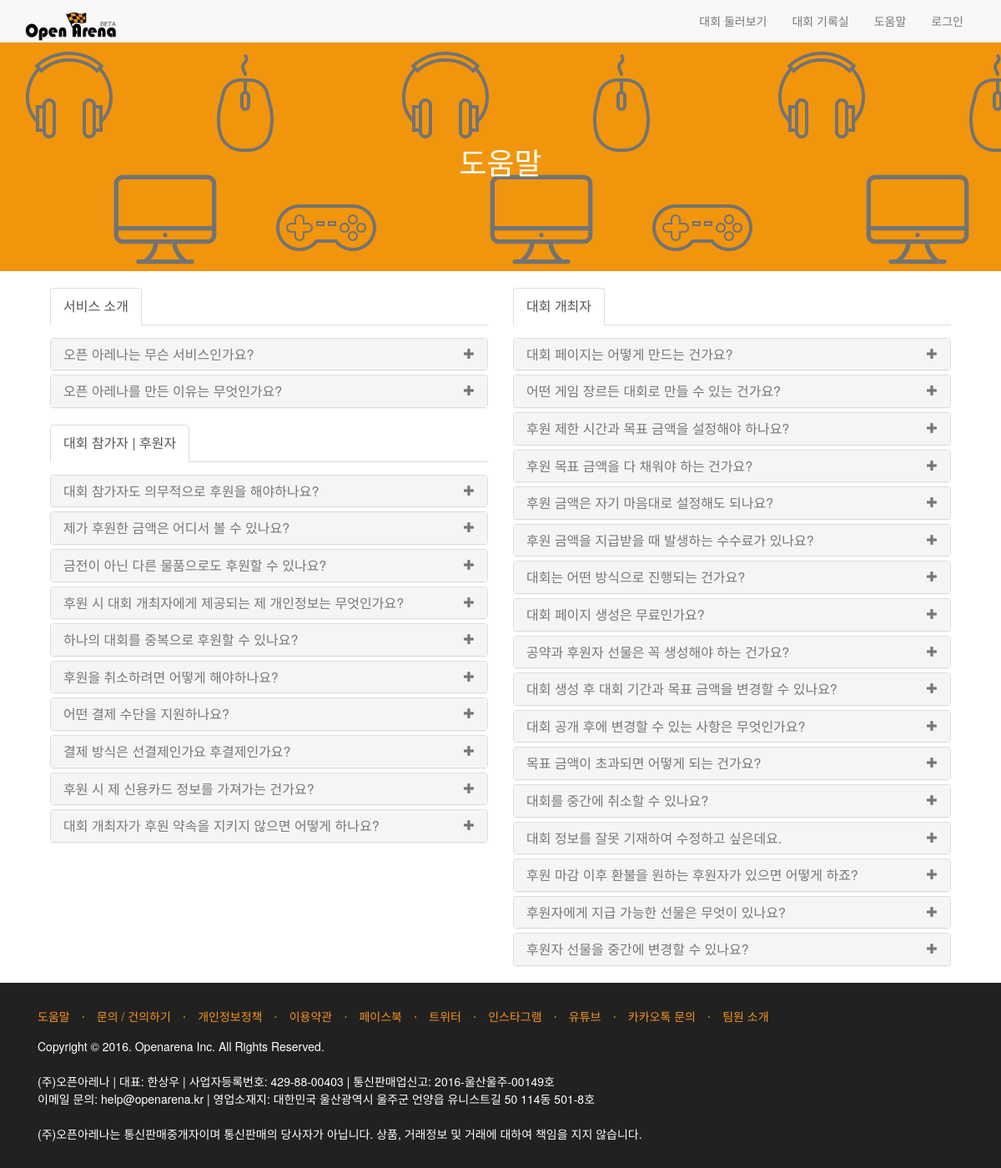
Screenshot of /help/ with the database file from the repository.
### main/models.py (models this page shows)
class Help(models.Model):
    id = models.AutoField(primary_key=True)
    type = models.CharField(max_length=200, default='')
    question = models.CharField(max_length=1000, default='')
    answer = summer_fields.SummernoteTextField()

### main/views.py (the view)
# urls.py: url(r'^help/$', views.help, name="help"),
def help(request):
    help_type1 = Help.objects.filter(type=1)
    help_type2 = Help.objects.filter(type=2)
    help_type3 = Help.objects.filter(type=3)
    return render(request, 'main/help.html', {'help_type1': help_type1,
                                              'help_type2': help_type2,
                                              'help_type3': help_type3})

### main/templates/main/help.html (shortened to what this page needs)
{% extends "main/base.html" %}
{% load staticfiles %}
{% block head %}
    <link rel="stylesheet" href="{% static 'css/custom_kyoungin.css' %}">
    <div class="head_empty"></div>
    <header class="help_head" style="background: url({% static 'img/q_cover.png' %});">
        <div class="help_head_inner">
            <h1 class="help_head_title">도움말</h1>
        </div>
    </header>
{% endblock %}
{% block content %}
    <div class="container">
        <div class="col-md-12 col-lg-12">
            <div class="col-md-6">
                <div>
                    <ul class="nav nav-tabs">
                        <li class="active"><a data-toggle="tab" style="font-size: 16px">서비스 소개</a></li>
                    </ul>
                    <div class="tab-content faq-cat-content">
                        <div class="tab-pane active in fade" id="faq-cat-1">
                            <div class="panel-group" id="accordion-cat-1">
                                {% if help_type1 %}
                                    {% for h1 in help_type1 %}
                                        <div class="panel panel-default panel-faq">
                                            <div class="panel-heading">
                                                <a data-toggle="collapse" data-parent="#accordion-cat-1" href="#tab1_question{{ forloop.counter }}">
                                                    <h4 class="panel-title">
                                                        {{ h1.question }}
                                                        <span class="pull-right"><i class="glyphicon glyphicon-plus"></i></span>
                                                    </h4>
                                                </a>
                                            </div>
                                        </div>
                                    {% endfor %}
                                {% endif %}
                            </div>
                        </div>
                    </div>
                </div>
                <div>
                    <ul class="nav nav-tabs">
                        <li class="active"><a data-toggle="tab" style="font-size: 16px">대회 참가자 | 후원자</a></li>
                    </ul>
                    <div class="tab-content faq-cat-content">
                        <div class="tab-pane active in fade" id="faq-cat-2">
                            <div class="panel-group" id="accordion-cat-2">
                                {% if help_type2 %}
                                    {% for h2 in help_type2 %}
                                        <div class="panel panel-default panel-faq">
                                            <div class="panel-heading">
                                                <a data-toggle="collapse" data-parent="#accordion-cat-2" href="#tab2_question{{ forloop.counter }}">
                                                    <h4 class="panel-title">
                                                        {{ h2.question }}
                                                        <span class="pull-right"><i class="glyphicon glyphicon-plus"></i></span>
                                                    </h4>
                                                </a>
                                            </div>
                                        </div>
                                    {% endfor %}
                                {% endif %}
                            </div>
                        </div>
                    </div>
                </div>
            </div>
            <div class="col-md-6">
                <ul class="nav nav-tabs">
                    <li class="active"><a data-toggle="tab" style="font-size: 16px">대회 개최자</a></li>
                </ul>
                <div class="tab-content faq-cat-content">
                    <div class="tab-pane active in fade" id="faq-cat-3">
                        <div class="panel-group" id="accordion-cat-3">
                            {% if help_type3 %}
                                {% for h3 in help_type3 %}
                                    <div class="panel panel-default panel-faq">
                                        <div class="panel-heading">
                                            <a data-toggle="collapse" data-parent="#accordion-cat-3" href="#tab3_question{{ forloop.counter }}">
                                                <h4 class="panel-title">
                                                    {{ h3.question }}
                                                    <span class="pull-right"><i class="glyphicon glyphicon-plus"></i></span>
                                                </h4>
                                            </a>
                                        </div>
                                    </div>
                                {% endfor %}
                            {% endif %}
                        </div>
                    </div>
                </div>
            </div>
        </div>
    </div>
{% endblock %}

### main/templates/main/base.html (shortened to what this page needs)
{% load staticfiles %}
<!DOCTYPE html>
<html lang="kr">
<head>
    <link href="{% static 'css/bootstrap.min.css' %}" rel="stylesheet">
    <link href="{% static 'css/landing-page.css' %}" rel="stylesheet">
    <link href="{% static 'css/font-awesome.min.css' %}" rel="stylesheet">
    <link href="//cdnjs.cloudflare.com/ajax/libs/summernote/0.8.2/summernote.css" rel="stylesheet">
    {% block head %}
    {% endblock %}
</head>
<body>
<nav class="navbar navbar-default navbar-fixed-top topnav" role="navigation">
    <div class="container topnav">
        <div class="navbar-header">
            <a class="navbar-brand topnav" href="{% url 'home' %}"><img src="{% static 'img/openarena.png' %}" alt="logo" width="110px"></a>
        </div>
        <div class="collapse navbar-collapse" id="bs-example-navbar-collapse-1">
            <ul class="nav navbar-nav navbar-right">
                <li>
                    <a href="{% url 'tournaments' %}">대회 둘러보기</a>
                </li>
                <li>
                    <a href="{% url 'archive' %}">대회 기록실</a>
                </li>
                <li>
                    <a href="{% url 'help' %}">도움말</a>
                </li>
                {% if request.user.is_authenticated %}
                    <li class="dropdown"><a href="" class="dropdown-toggle" data-toggle="dropdown">{{ user.username }} 님 <b class="caret"></b></a>
                        <ul class="dropdown-menu">
                            <li><a href="{% url 'mypage' %}"><i class="glyphicon glyphicon-user"></i> &nbsp; 마이 페이지</a></li>
                            <li><a href="{% url 'contact' %}"><i class="glyphicon glyphicon-envelope"></i> &nbsp; 문의 / 건의사항</a></li>
                            <li class="divider"></li>
                            <li><a href="{% url 'logout' %}"><i class="glyphicon glyphicon-off"></i> &nbsp; 로그아웃</a></li>
                        </ul>
                    </li>
                {% else %}
                    <li>
                        <a href="{% url 'login' %}">로그인</a>
                    </li>
                {% endif %}
            </ul>
        </div>
    </div>
</nav>
{% block content %}
{% endblock %}
<footer>
    <div class="banner">
        <div class="container">
            <div class="row">
                <div class="col-lg-12">
                    <ul class="list-inline">
                        <li>
                            <a href="{% url 'help' %}">도움말</a>
                        </li>
                        <li class="footer-menu-divider">&sdot;</li>
                        <li>
                            <a href="{% url 'contact' %}">문의 / 건의하기</a>
                        </li>
                        <li class="footer-menu-divider">&sdot;</li>
                        <li>
                            <a href="{% url 'privacy' %}">개인정보정책</a>
                        </li>
                        <li class="footer-menu-divider">&sdot;</li>
                        <li>
                            <a href="{% url 'agreement' %}">이용약관</a>
                        </li>
                        <li class="footer-menu-divider">&sdot;</li>
                        <li>
                            <a href="https://www.facebook.com/openarena.kr">페이스북</a>
                        </li>
                        <li class="footer-menu-divider">&sdot;</li>
                        <li>
                            <a href="https://twitter.com/openarena_kr">트위터</a>
                        </li>
                        <li class="footer-menu-divider">&sdot;</li>
                        <li>
                            <a href="https://www.instagram.com/openarena_kr/">인스타그램</a>
                        </li>
                        <li class="footer-menu-divider">&sdot;</li>
                        <li>
                            <a href="https://www.youtube.com/channel/UC7RnkoZH0_7TeMNoTWkJ1gA/featured">유튜브</a>
                        </li>
                        <li class="footer-menu-divider">&sdot;</li>
                        <li>
                            <a href="http://plus.kakao.com/home/@오픈아레나">카카오톡 문의</a>
                        </li>
                        <li class="footer-menu-divider">&sdot;</li>
                        <li>
                            <a href="{% url 'members' %}">팀원 소개</a>
                        </li>
                    </ul>
                    <p class="copyright text-muted small">Copyright &copy; 2016. Openarena Inc. All Rights Reserved.
                        <br/><br/>(주)오픈아레나 | 대표: 한상우 | 사업자등록번호: 429-88-00403 | 통신판매업신고: 2016-울산울주-00149호
                        <br/>이메일 문의: help@openarena.kr | 영업소재지: 대한민국 울산광역시 울주군 언양읍 유니스트길 50 114동 501-8호
                        <br/>
                        <br/>(주)오픈아레나는 통신판매중개자이며 통신판매의 당사자가 아닙니다. 상품, 거래정보 및 거래에 대하여 책임을 지지 않습니다.
                    </p>
                </div>
            </div>
        </div>
    </div>
</footer>
</body>
</html>

### main/static/css/landing-page.css (style rules this page uses)
ul { list-style: none; }
.topnav { font-size: 14px; }
.banner { color: #000000; background-color: #212121; background-size: cover; }
.banner ul { margin-bottom: 0; }
footer { padding: 30px 0; background-color: #212121; clear: both; }
p.copyright { margin: 15px 0 0; }
.footer-menu-divider { color: #f7941e; }
.list-inline { margin-bottom: 0px; }
.head_empty { height: 50px; }
.help_head { height: 275px; background: url(../../static/img/q_cover.png); margin-bottom: 20px; }
.help_head_inner { flex: 1; margin: auto; text-align: center; width: 180px; padding-top: 100px; }
.help_head_title { color: #ffffff; }
.tab-content { color: #ffffff; }

### rows the page displays
Help: question "오픈 아레나는 무슨 서비스인가요?"
Help: question "오픈 아레나를 만든 이유는 무엇인가요?"
Help: question "대회 참가자도 의무적으로 후원을 해야하나요?"
Help: question "제가 후원한 금액은 어디서 볼 수 있나요?"
Help: question "금전이 아닌 다른 물품으로도 후원할 수 있나요?"
Help: question "후원 시 대회 개최자에게 제공되는 제 개인정보는 무엇인가요?"
Help: question "하나의 대회를 중복으로 후원할 수 있나요?"
Help: question "후원을 취소하려면 어떻게 해야하나요?"
Help: question "어떤 결제 수단을 지원하나요?"
Help: question "결제 방식은 선결제인가요 후결제인가요?"
Help: question "후원 시 제 신용카드 정보를 가져가는 건가요?"
Help: question "대회 개최자가 후원 약속을 지키지 않으면 어떻게 하나요?"
Help: question "대회 페이지는 어떻게 만드는 건가요?"
Help: question "어떤 게임 장르든 대회로 만들 수 있는 건가요?"
Help: question "후원 제한 시간과 목표 금액을 설정해야 하나요?"
Help: question "후원 목표 금액을 다 채워야 하는 건가요?"
Help: question "후원 금액은 자기 마음대로 설정해도 되나요?"
Help: question "후원 금액을 지급받을 때 발생하는 수수료가 있나요?"
Help: question "대회는 어떤 방식으로 진행되는 건가요?"
Help: question "대회 페이지 생성은 무료인가요?"
Help: question "공약과 후원자 선물은 꼭 생성해야 하는 건가요?"
Help: question "대회 생성 후 대회 기간과 목표 금액을 변경할 수 있나요?"
Help: question "대회 공개 후에 변경할 수 있는 사항은 무엇인가요?"
Help: question "목표 금액이 초과되면 어떻게 되는 건가요?"
Help: question "대회를 중간에 취소할 수 있나요?"
Help: question "대회 정보를 잘못 기재하여 수정하고 싶은데요."
Help: question "후원 마감 이후 환불을 원하는 후원자가 있으면 어떻게 하죠?"
Help: question "후원자에게 지급 가능한 선물은 무엇이 있나요?"
Help: question "후원자 선물을 중간에 변경할 수 있나요?"
